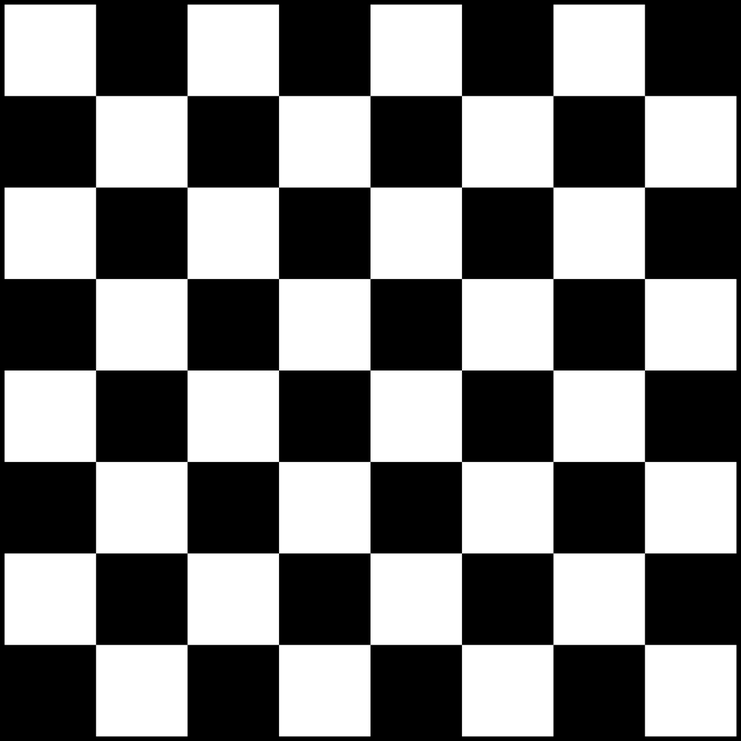
#> input picture images/CheckerBoard.png, 741 x 741 px, shrunk from 1200 x 1200 before the run
$ jupyter execute Untitled.ipynb
#> lines starting #> are read from the running program, lines starting #| are printed output that depends on the picture
# DFT Basic Images
**A. Display 8 by 8 basic images of DFT conversion.**

**B. Due to the preservation of the structure in the base images with higher dimensions, if DFT conversion is applied, which of the base images will have more weight for each of the following images?**

**C. Display Fourier transform of each the above images in both size and phase as well as real and imaginary sections.**

### Part A

The following code snippet import required third-party libraries:
+ `cv2` for reading and utilizing image processing functions
+ `numpy` for calculating and considering images as numerical matrixes
+ `matplotlib.pyplot` for showing images in the output
+ `cmath` for using math functions

[cell 1]
import cv2
import numpy as np
import matplotlib.pyplot as plt
import cmath

In the following code snippet we will calculate transfrom matrix, then we will multiple each column of it with transposed column in order to find basic images.

[cell 2]
N = 8
# Calculate transform matrix
F = np.zeros((N, N), dtype=np.complex)
for n in range(1, N + 1):
    for k in range(1, N + 1):
        F[n - 1, k - 1] = cmath.exp(-1j * 2 * (cmath.pi / N) * (n - 1) * (k - 1))
# Define zero matrix for result
A = np.zeros((N ** 2, N ** 2), dtype=np.complex)

# Multiple each column with transposed column to find basic images
for u in range(N):
    for v in range(N):
        i, j = u * 8, v * 8
        column_u = F[:, u]
        row_v = F[v, :]
        A[i : i + 8, j : j + 8] = np.outer(column_u, row_v)
# Show real part of image
plt.imshow(A.real, cmap="gray")
plt.title("Real Part of Basic Images")
plt.show()
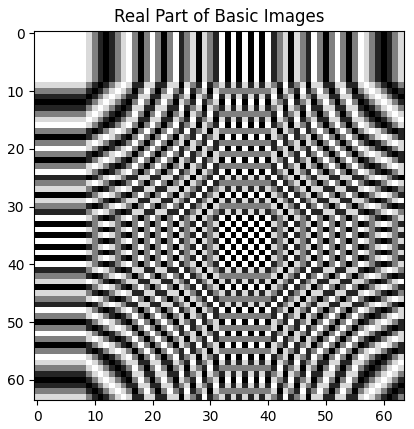
#> figure drawn by matplotlib, 1 panel

# Show imaginary part of image
plt.imshow(A.imag, cmap="gray")
plt.title("Imaginary Part of Basic Images")
plt.show()
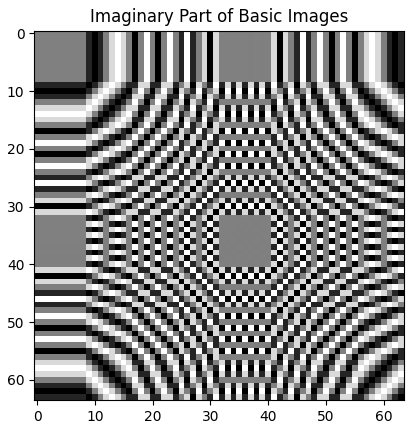
#> figure drawn by matplotlib, 1 panel

### Part B

[cell 3]
# Load image
checker_board = cv2.imread("../../images/CheckerBoard.png", 0)
#> checker_board is the input picture: shape (741, 741); min 0, max 255, mean 124.4

# Use FFT
F = np.fft.fft2(checker_board)
F = np.fft.fftshift(F)
# Calculate logarithm of transformed image
log_F = np.log(1 + np.abs(F))
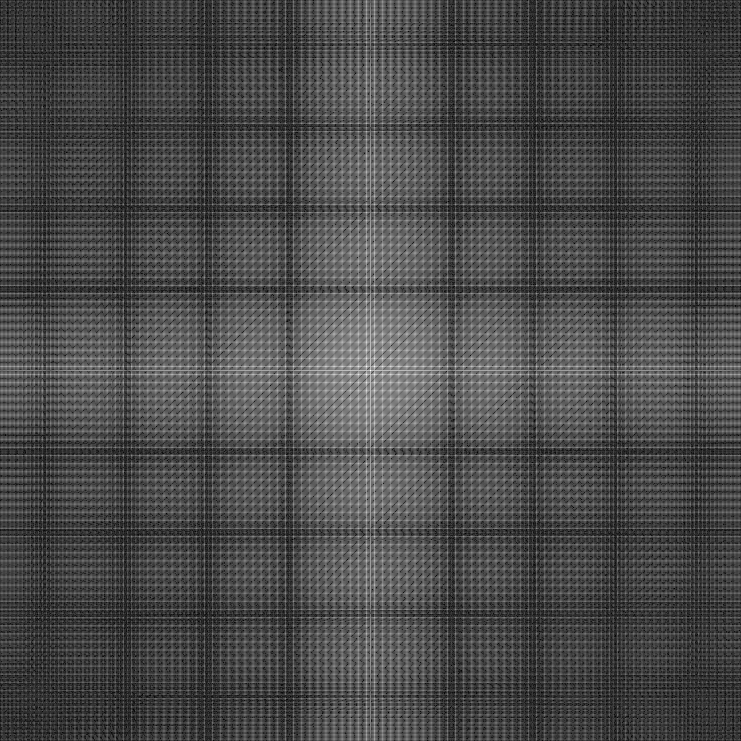
#> log_F: shape (741, 741) float64; min 0.165, max 18.04, mean 5.42; drawn with min black and max white

# Show image
plt.imshow(log_F.real, cmap="gray")
plt.title("Log of Real Part of Checkers Board")
plt.show()

# Load image
vertical = cv2.imread("../../images/vertical.png", 0)
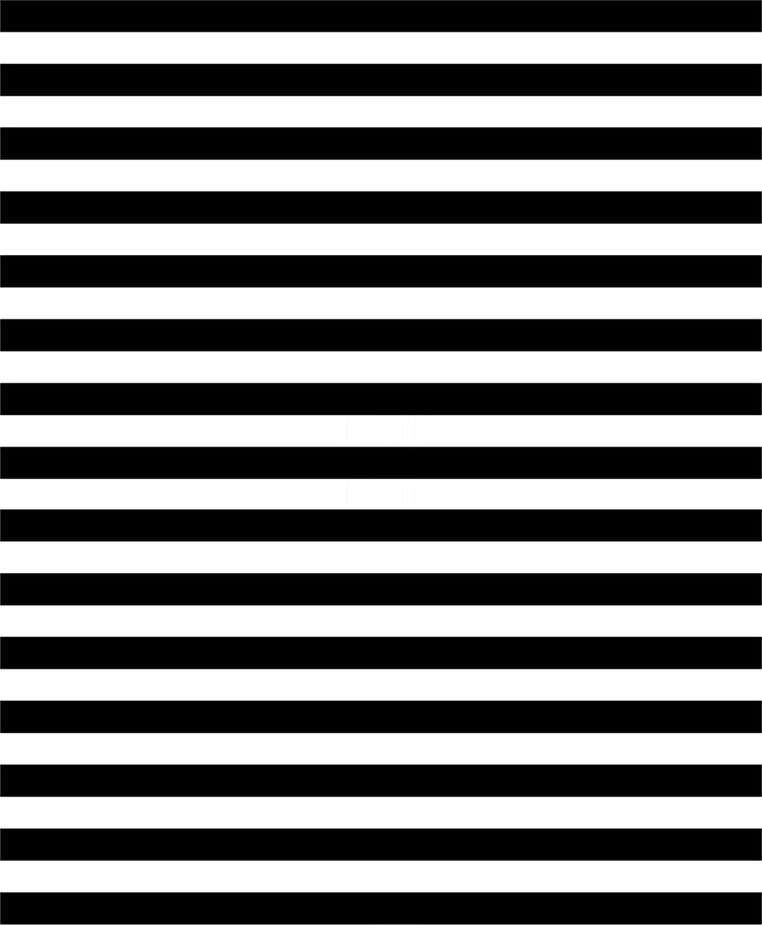
#> input picture images/Vertical.png, 762 x 926 px, shrunk from 1234 x 1500 before the run, found by its file name
#> vertical is the input picture: shape (926, 762); min 0, max 255, mean 122.1

# Use FFT
F = np.fft.fft2(vertical)
F = np.fft.fftshift(F)
# Calculate lograithm of transformed image
log_F = np.log(1 + np.abs(F))
#> log_F: shape (926, 762) float64

# Show image
plt.imshow(log_F.real, cmap="gray")
plt.title("Log of Real Part of Vertical")
plt.show()

As we can see in the first image, it has both vertical and horizontal structures, so in the transformed version it involve first columns and rows and corresponding basic images. (central rows and columns in shifted version).

In the second image, we only have vertical structure so the transformed image only has first rows and rows and corresponding basic images. (central row in the shifted version).

### Part C

[cell 4]
# Calculate transformed image
F = np.fft.fft2(checker_board)
log_F = np.log(1 + np.abs(F))
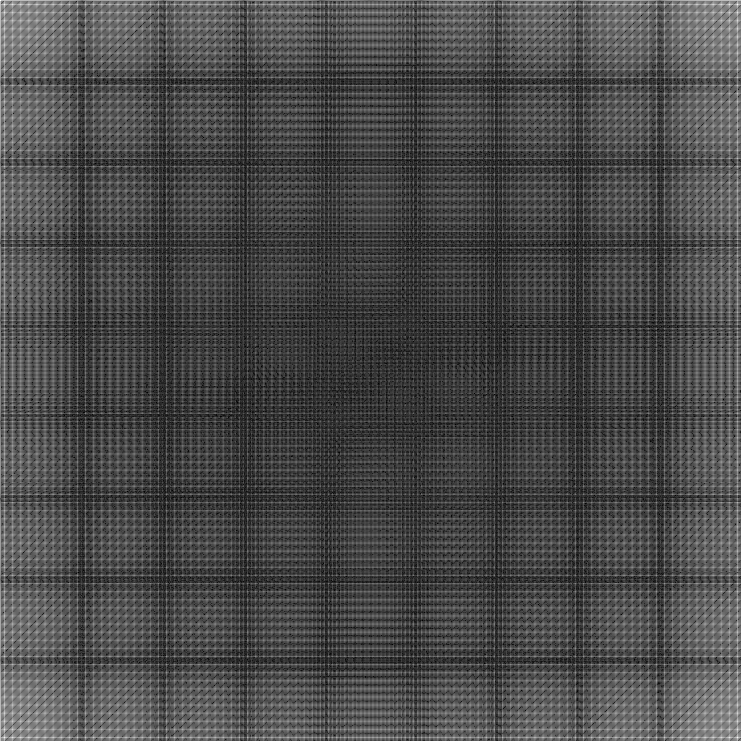
#> log_F: shape (741, 741) float64; min 0.165, max 18.04, mean 5.42; drawn with min black and max white
# Calculate phase
phase = np.arctan(F.imag, F.real)
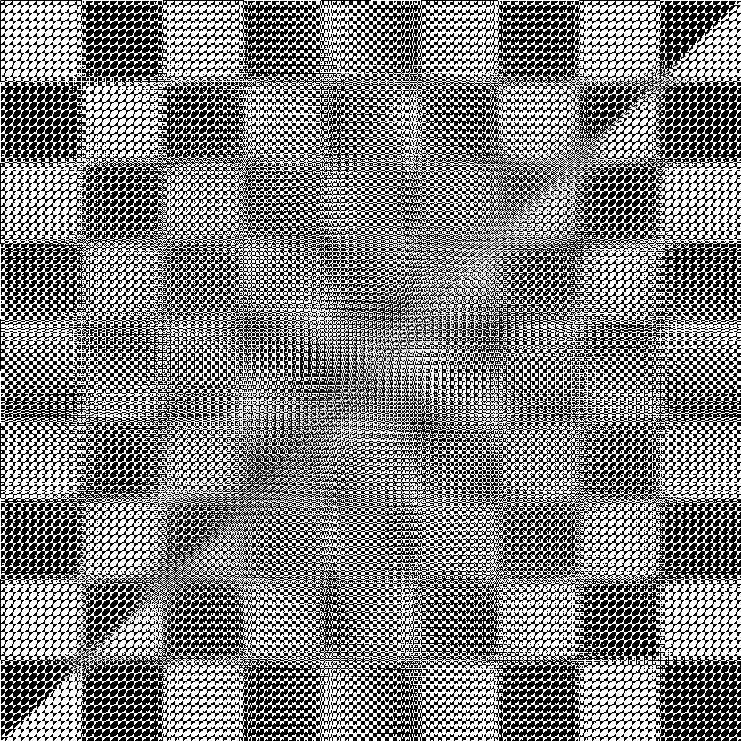
#> phase: shape (741, 741) float64; min -1.57, max 1.57, mean -6.82e-16; drawn with min black and max white

# Show different versions of image
f, subplt = plt.subplots(1, 3, figsize=(16, 12))
subplt[0].imshow(log_F.real, cmap="gray")
subplt[0].set_title("Log of Magnitude's Real")
subplt[1].imshow(log_F.imag, cmap="gray")
subplt[1].set_title("Log of Magnitude's Imaginary")
subplt[2].imshow(phase, cmap="gray")
subplt[2].set_title("Phase")
plt.show()
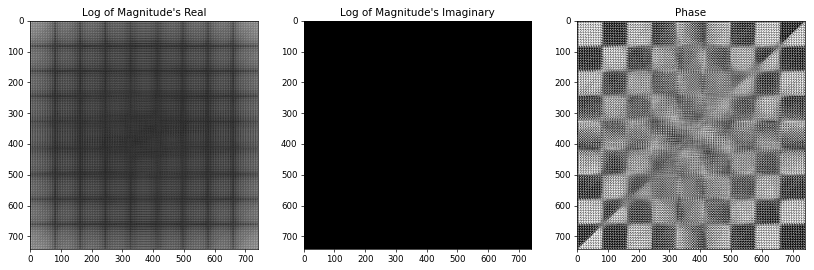
#> figure drawn by matplotlib, 3 panels

# Calculate transformed image
F = np.fft.fft2(vertical)
log_F = np.log(1 + np.abs(F))
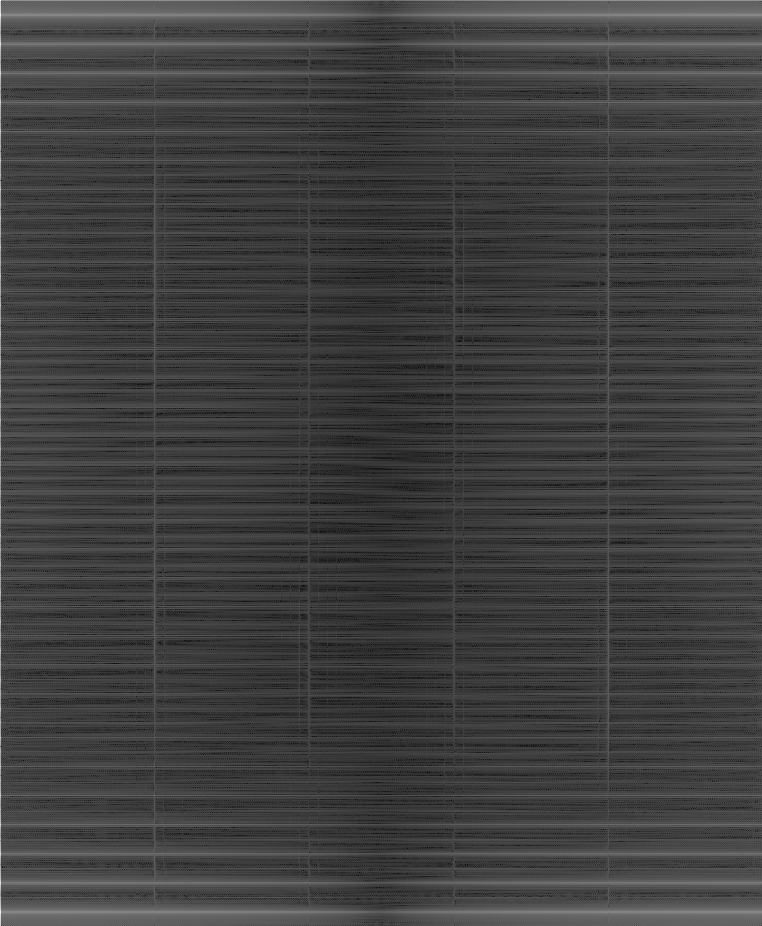
#> log_F: shape (926, 762) float64; min 0.273, max 18.27, mean 4.75; drawn with min black and max white
# Calculate phase
phase = np.arctan(F.imag, F.real)
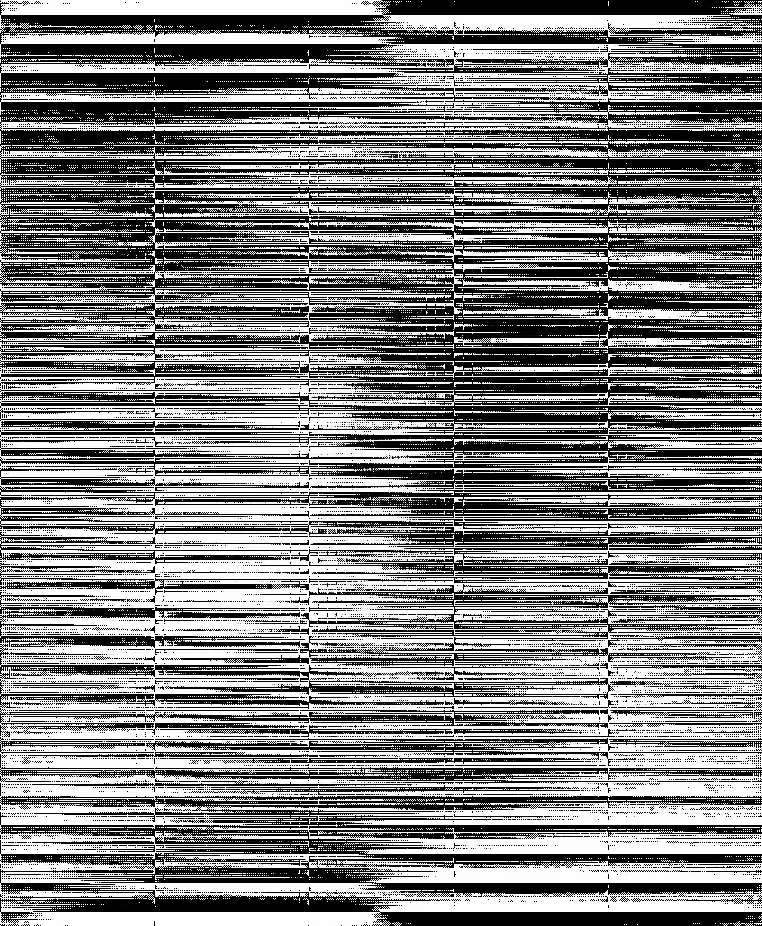
#> phase: shape (926, 762) float64; min -1.57, max 1.57, mean -1.7e-15; drawn with min black and max white

# Show differnet versions of image
f, subplt = plt.subplots(1, 3, figsize=(16, 12))
subplt[0].imshow(log_F.real, cmap="gray")
subplt[0].set_title("Log of Magnitude's Real")
subplt[1].imshow(log_F.imag, cmap="gray")
subplt[1].set_title("Log of Magnitude's Imaginary")
subplt[2].imshow(phase, cmap="gray")
subplt[2].set_title("Phase")
plt.show()
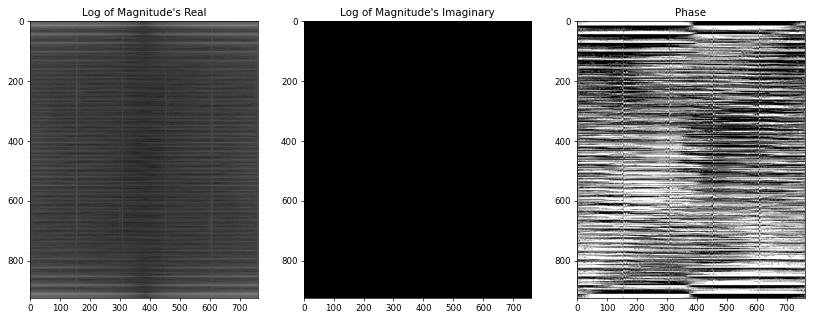
#> figure drawn by matplotlib, 3 panels
